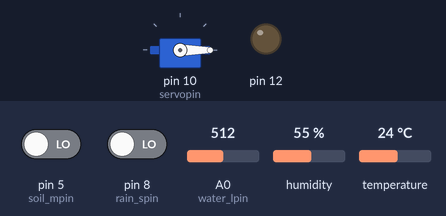
Recording of a sketch running on a simulated Arduino Uno, built with avr-gcc and run on an emulated ATmega328P. Shown: servo, output pins drawn as LEDs (lit = HIGH). The test bench sets the inputs (shaded band); at power-on: pin 5 (soil_mpin) LOW, pin 8 (rain_spin) LOW, A0 (water_lpin) = 512, humidity 55 %, temperature 24 °C. The modem accepts every AT command (registered, SIM ready, sends succeed) and sends nothing else.

Above: at 4.2 s.
4.3 s: pin 5 (soil_mpin) driven HIGH and pin 8 (rain_spin) driven HIGH
At 13.7 s:
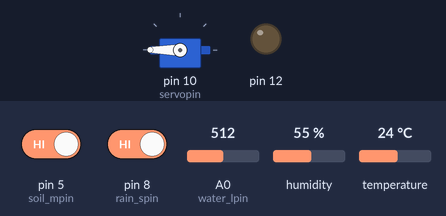
14.5 s: A0 (water_lpin) set to 109
26.2 s: A0 (water_lpin) set to 92
At 37.8 s:
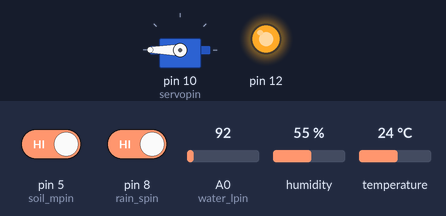
38.6 s: pin 5 (soil_mpin) driven LOW
At 49.8 s:
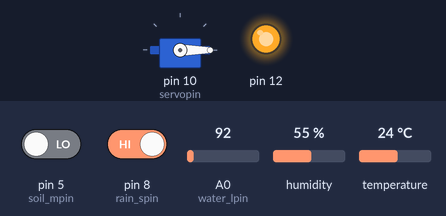
50.6 s: pin 5 (soil_mpin) driven HIGH
At 61.8 s:
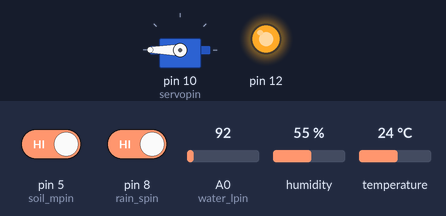
62.7 s: pin 8 (rain_spin) driven LOW
At 73.9 s:
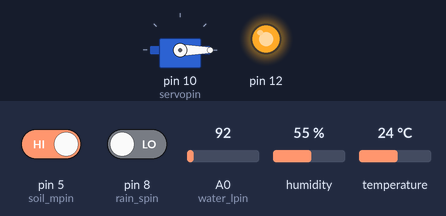
Timing chart, 0 to 75.4 s (numbered marks = the images above; inputs shaded):
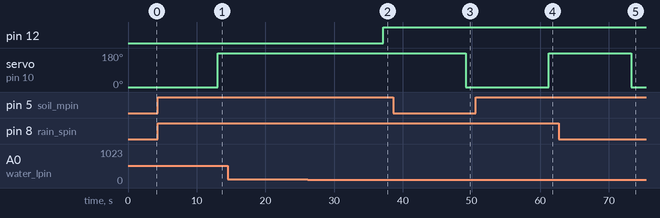

The sketch:

IOT.ino
```cpp
//ESP8266_SERIAL_INIT
#include <SoftwareSerial.h>       //Software Serial library
SoftwareSerial espSerial(2, 3);  //pin2=Rx , pin3=Tx
#define DEBUG false
String mySSID = "SSID";       // WiFi SSID
String myPWD = "PASSWORD"; // WiFi Password
String myAPI = "XXXXXXXXXXXXXXXX";   // API Key
String myHOST = "api.thingspeak.com";
String myPORT = "80";
String myFIELD1 = "field1";
String myFIELD2="field2";


//DHT11_INIT
#include "DHT.h"
#define DHTPIN 7     // Digital pin connected to the DHT sensor
#define DHTTYPE DHT11   // DHT 11
DHT dht(DHTPIN, DHTTYPE);

//SERVO_INIT
#include <Servo.h>
Servo myservo;//servo object
int servopin=10;

//soil moisture level sensor
int soil_mpin=5;//arduino pin sensors digital output is connected to

//water level sensor
int water_lpin=A0;//arduino pin sensors digital output is connected to

//rain sensor
int rain_spin=8;

//values
float temprature;
float humidity;
int soil_m;
float water_l;
int rain;
void setup()
{
  espSerial.begin(115200);
  espData("AT+RST", 1000, DEBUG);                      //Reset the ESP8266 module
  espData("AT+CWMODE=1", 1000, DEBUG);                 //Set the ESP mode as station mode
  espData("AT+CWJAP=\""+ mySSID +"\",\""+ myPWD +"\"", 1000, DEBUG);   //Connect to WiFi network
  dht.begin();
  myservo.attach(servopin);
  myservo.write(0);//setting valve to closed
  pinMode(soil_mpin,INPUT);//SOIL MOISTURE LEVEL
  pinMode(12,OUTPUT);
  pinMode(rain_spin,INPUT);

}


void loop()
{
  temprature=temp();
  humidity=hum();
  data_send(temprature,myFIELD1);
  data_send(humidity,myFIELD2);

 //checking if irrigation is needed
  soil_m=digitalRead(soil_mpin);
  rain=digitalRead(rain_spin);
  if (soil_m)
    {
      if (rain)
        {myservo.write(180);//open water valve
        }
      else
        {myservo.write(0);//close valves as rain is there
        }
    }
  else
    {myservo.write(0);//closed water valve
    }

//checking water level
  water_l=analogRead(water_lpin);
  if (water_l<100)
  {digitalWrite(12,HIGH);//indicates to owner water is less in tank
    }
  else if(water_l>100)
  {digitalWrite(12,LOW);
   }

  delay(2000);
}


//functions

//temprature
float temp()
{
 float t = dht.readTemperature();
 return t;
  }


//humidity
 float hum()
 {
  float h = dht.readHumidity();
  return h;
  }


//SEND DATA and wait for recv USING AT COMMANDS
 String espData(String command, const int timeout, boolean debug)
{

  String response = "";
  espSerial.println(command);
  long int time = millis();
  while ( (time + timeout) > millis())
  {
    while (espSerial.available())
    {
      char c = espSerial.read();
      response += c;
    }
  }
  if (debug)
  {
    //Serial.print(response);
  }
  return response;
}

//Send Sensor data

void data_send(float val,String field)
{
    String sendData = "GET /update?api_key="+ myAPI +"&"+ field +"="+String(val);
    espData("AT+CIPMUX=1", 1000, DEBUG);       //Allow multiple connections
    espData("AT+CIPSTART=0,\"TCP\",\""+ myHOST +"\","+ myPORT, 1000, DEBUG);
    espData("AT+CIPSEND=0," +String(sendData.length()+4),1000,DEBUG);
    espSerial.find(">");
    espSerial.println(sendData);
    espData("AT+CIPCLOSE=0",1000,DEBUG);

  }
```

Measured:
- the behaviour switches between 100 and 99 on A0 (water_lpin) (found by bisection; images 1 and 2)
- after the input at 4.3 s, servo on pin 10 (servopin): 0° → 180° after 8.8 s
- after the input at 14.5 s, every drawn part: stays the same
- after the input at 26.2 s, pin 12: LOW → HIGH after 10.9 s
- after the input at 38.6 s, servo on pin 10 (servopin): 180° → 0° after 10.6 s
- after the input at 50.6 s, servo on pin 10 (servopin): 0° → 180° after 10.6 s
- after the input at 62.7 s, servo on pin 10 (servopin): 180° → 0° after 10.6 s
